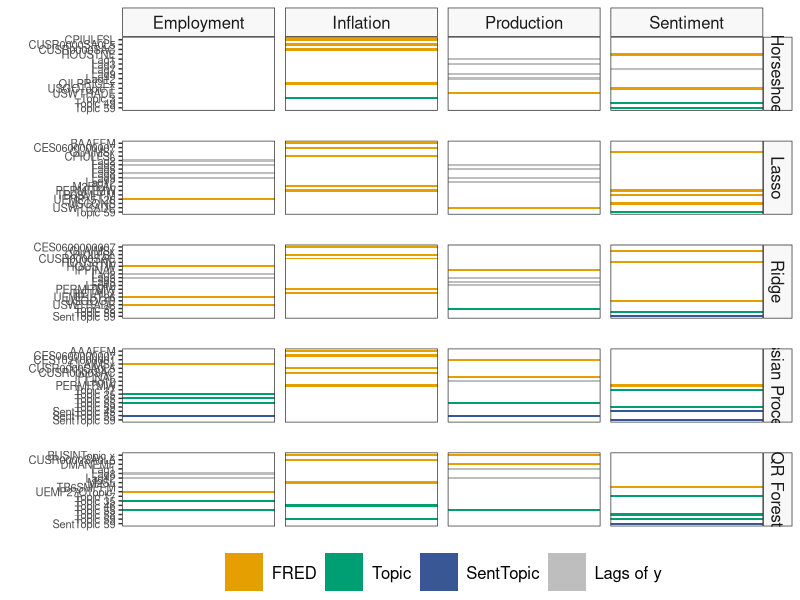

Reproduce this figure in R.
library(tidyverse)

# Set path to folder 'Results'
# setwd("")

# Colors
r_colors <- c(
  "#000000", "#E69F00", "#3a5795", "#56B4E9", "#009E73", "#0072B2",
  "#D55E00", "#CC79A7"
)

# Data in 'Results'
sheets <- readxl::excel_sheets("beta_results_80_10.xlsx")
df_betas <- purrr::map_df(sheets, ~ dplyr::mutate(
  readxl::read_excel("beta_results_80_10.xlsx",
                     sheet = .x
  ),
  sheetname = .x
)) |>
  relocate(Row, sheetname, CPIAUCSL, INDPRO, UMCSENTx, CE16OV)

# Make tibble for ggplot
df_betas <- df_betas |>
  mutate(
    q = parse_number(str_extract(sheetname, "q=\\d+")),
    h = parse_number(str_extract(sheetname, "hfore\\d+")),
    response = str_extract(sheetname, "INDPRO|CPI|UMCSENT|CE16"),
    response = case_when(
      response == "CE16" ~ "Employment",
      response == "CPI" ~ "Inflation",
      response == "INDPRO" ~ "Production",
      response == "UMCSENT" ~ "Sentiment"
    )
  ) |>
  select(-sheetname) |>
  mutate(
    Model = str_extract(Row, "Model=\\w+_"),
    Model = str_extract(Model, "=\\w+"),
    Model = str_remove_all(Model, "=|_|Text|Fred|Both"),
    Model = case_when(
      Model == "HS" ~ "Horseshoe",
      Model == "LASSO" ~ "Lasso",
      Model == "RIDGE" ~ "Ridge",
      Model == "BayesianKernel" ~ "Gaussian Processes",
      Model == "Tree" ~ "QR Forest"
    )
  ) |>
  relocate(Model) |>
  select(-Row) |>
  pivot_longer(!c(Model, q, response, h),
               names_to  = "var",
               values_to = "value"
  ) |>
  mutate(value = abs(value)) |>
  group_by(Model, q, response) |> # pred_set,
  arrange(desc(value), .by_group = T) |>
  ungroup() |>
  mutate(Model = fct_relevel(Model, "Horseshoe", "Lasso", "Ridge")) |>
  mutate(var = str_replace(var, "-", "")) |>
  mutate(var = if_else(str_detect(var, "ylag"), str_c("Lag", str_extract(var, "\\d+")), var))

# Set order for factors
plot_b_df <- df_betas |>
  filter(
    q == 90,
    h == 2
  ) |>
  group_by(Model, response) |>
  drop_na() |>
  mutate(value = value / max(value, na.rm = T)) |>
  slice_max(n = 5, order_by = value, with_ties = T, na_rm = T) |>
  mutate(value = 1) |>
  mutate(
    fred_news = case_when(
      str_detect(var, "Lag") ~ "Lags of y",
      str_detect(var, "^V\\d+$") ~ "Topic",
      str_detect(var, "sent_") ~ "SentTopic",
      !str_detect(var, "Lag|Topic") ~ "FRED"
    ),
    fred_news = as.factor(fred_news)
  ) |>
  mutate(fred_news = fct_relevel(as_factor(fred_news), "FRED", "Topic", "SentTopic")) |>
  mutate(
    var = str_replace(var, "V", "Topic "),
    var = str_replace(var, "sent_Topic ", "SentTopic ")
  ) |>
  mutate(var = as_factor(var)) |>
  ungroup()

# relevel such that fred first, then topics and then senttopics
all_levels <- plot_b_df$var |>
  levels() |>
  sort()
level_no_topics <- all_levels[!str_starts(all_levels, "Topic|SentTopic")] |> str_sort(numeric = T)
level_topics <- all_levels[str_starts(all_levels, "Topic")] |> str_sort(numeric = T)
level_sent_topics <- all_levels[str_starts(all_levels, "SentTopic")] |> str_sort(numeric = T)
plot_b_df$var <- fct_relevel(plot_b_df$var, c(level_no_topics, level_topics, level_sent_topics))

# Make ggplot
plot_b_df |>
  ggplot() +
  theme_bw() +
  geom_col(aes(value, var, fill = fred_news), alpha = 1, width = 0.5) +
  facet_grid(Model ~ response, scales = "free_y") +
  theme(
    strip.background = element_rect(fill = alpha("gray", 0.1)),
    panel.grid.major = element_blank(),
    panel.grid.minor = element_blank(),
    axis.text.x = element_blank(),
    axis.ticks.x = element_blank(),
    panel.spacing.x = unit(0.5, "lines"),
    panel.spacing.y = unit(1.5, "lines"),
    text = element_text(size = 12),
    axis.text = element_text(size = 8),
    strip.text.x = element_text(size = 12),
    strip.text.y = element_text(size = 12),
    legend.position = "bottom",
    legend.title = element_blank(),
    legend.text = element_text(size = 12),
    legend.margin = margin(t = -10),
    legend.key.size = unit(2, "lines")
  ) +
  labs(
    x = "",
    y = ""
  ) +
  scale_x_continuous(expand = c(0, 0)) +
  scale_y_discrete(limits = rev) +
  scale_fill_manual(values = c(r_colors[2], r_colors[5], r_colors[3], alpha("gray", 1)))

